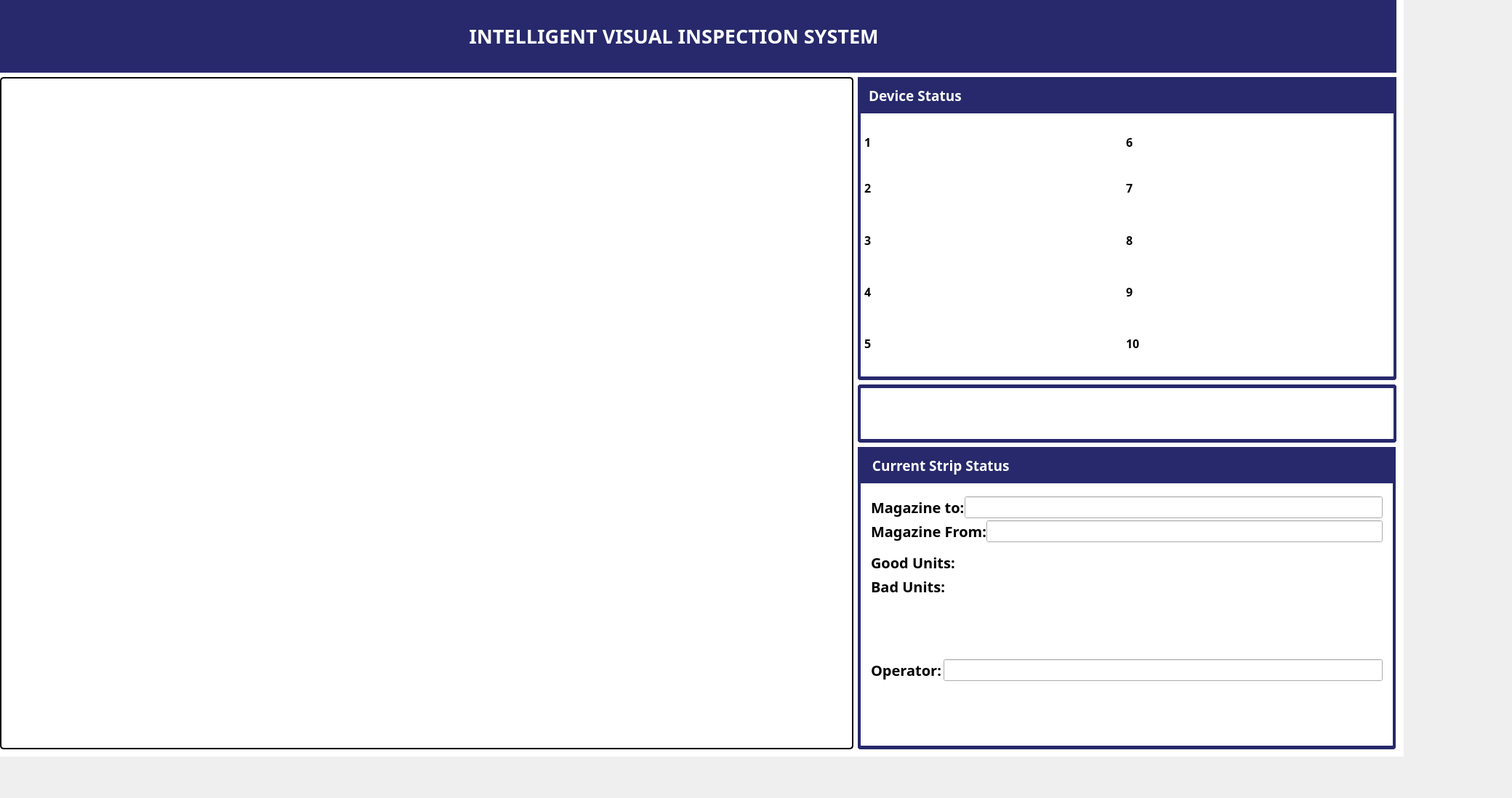
<?xml version="1.0" encoding="UTF-8"?>
<ui version="4.0">
 <class>MainWindow</class>
 <widget class="QMainWindow" name="MainWindow">
  <property name="geometry">
   <rect>
    <x>0</x>
    <y>0</y>
    <width>2080</width>
    <height>1098</height>
   </rect>
  </property>
  <property name="minimumSize">
   <size>
    <width>2080</width>
    <height>1090</height>
   </size>
  </property>
  <property name="windowTitle">
   <string>MainWindow</string>
  </property>
  <widget class="QWidget" name="centralwidget">
   <property name="minimumSize">
    <size>
     <width>2080</width>
     <height>1090</height>
    </size>
   </property>
   <widget class="QFrame" name="frame">
    <property name="geometry">
     <rect>
      <x>-10</x>
      <y>-10</y>
      <width>1941</width>
      <height>1051</height>
     </rect>
    </property>
    <property name="styleSheet">
     <string notr="true">#frame{
	background-color:white;
	 border-top: none;
}</string>
    </property>
    <property name="frameShape">
     <enum>QFrame::Shape::StyledPanel</enum>
    </property>
    <property name="frameShadow">
     <enum>QFrame::Shadow::Raised</enum>
    </property>
    <layout class="QGridLayout" name="gridLayout_12">
     <item row="0" column="0" colspan="2">
      <widget class="QWidget" name="widget" native="true">
       <property name="maximumSize">
        <size>
         <width>16777215</width>
         <height>101</height>
        </size>
       </property>
       <property name="styleSheet">
        <string notr="true">background-color: #27296c;</string>
       </property>
       <layout class="QGridLayout" name="gridLayout_8">
        <item row="0" column="0">
         <widget class="QLabel" name="label_23">
          <property name="text">
           <string/>
          </property>
          <property name="pixmap">
           <pixmap resource="../assets/images/resources.qrc">:/white_logo.png</pixmap>
          </property>
         </widget>
        </item>
        <item row="0" column="1">
         <spacer name="horizontalSpacer_3">
          <property name="orientation">
           <enum>Qt::Orientation::Horizontal</enum>
          </property>
          <property name="sizeHint" stdset="0">
           <size>
            <width>40</width>
            <height>20</height>
           </size>
          </property>
         </spacer>
        </item>
        <item row="0" column="2">
         <widget class="QLabel" name="label_24">
          <property name="font">
           <font>
            <family>Poppins</family>
            <pointsize>20</pointsize>
            <italic>false</italic>
            <bold>true</bold>
           </font>
          </property>
          <property name="styleSheet">
           <string notr="true">color:white;</string>
          </property>
          <property name="text">
           <string>INTELLIGENT VISUAL INSPECTION SYSTEM</string>
          </property>
          <property name="alignment">
           <set>Qt::AlignmentFlag::AlignCenter</set>
          </property>
         </widget>
        </item>
        <item row="0" column="3">
         <spacer name="horizontalSpacer_4">
          <property name="orientation">
           <enum>Qt::Orientation::Horizontal</enum>
          </property>
          <property name="sizeHint" stdset="0">
           <size>
            <width>40</width>
            <height>20</height>
           </size>
          </property>
         </spacer>
        </item>
        <item row="0" column="4">
         <widget class="QWidget" name="widget_4" native="true">
          <layout class="QGridLayout" name="gridLayout_9">
           <item row="0" column="1">
            <widget class="QPushButton" name="close">
             <property name="minimumSize">
              <size>
               <width>25</width>
               <height>25</height>
              </size>
             </property>
             <property name="maximumSize">
              <size>
               <width>25</width>
               <height>25</height>
              </size>
             </property>
             <property name="styleSheet">
              <string notr="true">border:none;
</string>
             </property>
             <property name="text">
              <string/>
             </property>
             <property name="icon">
              <iconset resource="../assets/images/resources.qrc">
               <normaloff>:/close_button_white.png</normaloff>:/close_button_white.png</iconset>
             </property>
             <property name="iconSize">
              <size>
               <width>18</width>
               <height>18</height>
              </size>
             </property>
            </widget>
           </item>
           <item row="1" column="1">
            <spacer name="verticalSpacer_3">
             <property name="orientation">
              <enum>Qt::Orientation::Vertical</enum>
             </property>
             <property name="sizeHint" stdset="0">
              <size>
               <width>20</width>
               <height>40</height>
              </size>
             </property>
            </spacer>
           </item>
           <item row="0" column="0">
            <widget class="QPushButton" name="minimize">
             <property name="minimumSize">
              <size>
               <width>25</width>
               <height>25</height>
              </size>
             </property>
             <property name="maximumSize">
              <size>
               <width>25</width>
               <height>25</height>
              </size>
             </property>
             <property name="styleSheet">
              <string notr="true">border:none;
</string>
             </property>
             <property name="text">
              <string/>
             </property>
             <property name="icon">
              <iconset resource="../assets/images/resources.qrc">
               <normaloff>:/minimize_whitepng.png</normaloff>:/minimize_whitepng.png</iconset>
             </property>
             <property name="iconSize">
              <size>
               <width>18</width>
               <height>18</height>
              </size>
             </property>
            </widget>
           </item>
          </layout>
         </widget>
        </item>
       </layout>
      </widget>
     </item>
     <item row="1" column="0" rowspan="3">
      <widget class="QLabel" name="live_camera">
       <property name="sizePolicy">
        <sizepolicy hsizetype="Preferred" vsizetype="Preferred">
         <horstretch>0</horstretch>
         <verstretch>0</verstretch>
        </sizepolicy>
       </property>
       <property name="minimumSize">
        <size>
         <width>1141</width>
         <height>891</height>
        </size>
       </property>
       <property name="maximumSize">
        <size>
         <width>16777215</width>
         <height>16777215</height>
        </size>
       </property>
       <property name="styleSheet">
        <string notr="true">QLabel {
    border: 2px solid black;      /* thickness, style, and color */
    border-radius: 5px;           /* optional: rounded corners */
    padding: 5px;                 /* optional: inner spacing */
}
</string>
       </property>
       <property name="text">
        <string/>
       </property>
      </widget>
     </item>
     <item row="1" column="1">
      <widget class="QWidget" name="dev_status" native="true">
       <property name="minimumSize">
        <size>
         <width>720</width>
         <height>350</height>
        </size>
       </property>
       <property name="maximumSize">
        <size>
         <width>741</width>
         <height>16777215</height>
        </size>
       </property>
       <property name="styleSheet">
        <string notr="true">#dev_status{
    border-left: 4px solid #27296c;
    border-right: 4px solid #27296c;
    border-bottom: 5px solid #27296c;
    border-top: none;
    border-radius: 4px;
    background: white;
}
</string>
       </property>
       <layout class="QVBoxLayout" name="verticalLayout_3">
        <property name="leftMargin">
         <number>0</number>
        </property>
        <property name="topMargin">
         <number>0</number>
        </property>
        <item>
         <widget class="QLabel" name="device_status">
          <property name="minimumSize">
           <size>
            <width>750</width>
            <height>40</height>
           </size>
          </property>
          <property name="maximumSize">
           <size>
            <width>750</width>
            <height>50</height>
           </size>
          </property>
          <property name="font">
           <font>
            <family>Poppins</family>
            <pointsize>14</pointsize>
            <bold>true</bold>
           </font>
          </property>
          <property name="styleSheet">
           <string notr="true">#device_status {
        background-color: #27296c;   /* dark blue header */
        color: white;
        font-weight: bold;
        font-size: 14pt;
        padding: 6px 10px;
        border: none;
        border-bottom: none;         /* so it merges with frame */
        border-top-left-radius: 1px;
        border-top-right-radius: 1px;
		border-radius:60px;
}

</string>
          </property>
          <property name="text">
           <string>Device Status</string>
          </property>
          <property name="alignment">
           <set>Qt::AlignmentFlag::AlignLeading|Qt::AlignmentFlag::AlignLeft|Qt::AlignmentFlag::AlignVCenter</set>
          </property>
         </widget>
        </item>
        <item>
         <widget class="QWidget" name="widget_22" native="true">
          <property name="minimumSize">
           <size>
            <width>0</width>
            <height>0</height>
           </size>
          </property>
          <property name="maximumSize">
           <size>
            <width>16777215</width>
            <height>16777215</height>
           </size>
          </property>
          <layout class="QGridLayout" name="gridLayout_6">
           <item row="0" column="0">
            <widget class="QLabel" name="label_5">
             <property name="maximumSize">
              <size>
               <width>20</width>
               <height>49</height>
              </size>
             </property>
             <property name="font">
              <font>
               <family>Poppins</family>
               <pointsize>12</pointsize>
               <bold>true</bold>
              </font>
             </property>
             <property name="text">
              <string>1</string>
             </property>
            </widget>
           </item>
           <item row="0" column="1">
            <widget class="QLabel" name="one">
             <property name="font">
              <font>
               <family>Poppins</family>
               <pointsize>12</pointsize>
               <bold>true</bold>
              </font>
             </property>
             <property name="text">
              <string/>
             </property>
             <property name="alignment">
              <set>Qt::AlignmentFlag::AlignCenter</set>
             </property>
            </widget>
           </item>
           <item row="2" column="0">
            <widget class="QLabel" name="label_10">
             <property name="font">
              <font>
               <family>Poppins</family>
               <pointsize>12</pointsize>
               <bold>true</bold>
              </font>
             </property>
             <property name="text">
              <string>3</string>
             </property>
            </widget>
           </item>
           <item row="4" column="0">
            <widget class="QLabel" name="label_12">
             <property name="font">
              <font>
               <family>Poppins</family>
               <pointsize>12</pointsize>
               <bold>true</bold>
              </font>
             </property>
             <property name="text">
              <string>5</string>
             </property>
            </widget>
           </item>
           <item row="3" column="0">
            <widget class="QLabel" name="label_13">
             <property name="font">
              <font>
               <family>Poppins</family>
               <pointsize>12</pointsize>
               <bold>true</bold>
              </font>
             </property>
             <property name="text">
              <string>4</string>
             </property>
            </widget>
           </item>
           <item row="1" column="0">
            <widget class="QLabel" name="label_6">
             <property name="font">
              <font>
               <family>Poppins</family>
               <pointsize>12</pointsize>
               <bold>true</bold>
              </font>
             </property>
             <property name="text">
              <string>2</string>
             </property>
            </widget>
           </item>
           <item row="0" column="2">
            <widget class="QLabel" name="label_16">
             <property name="maximumSize">
              <size>
               <width>20</width>
               <height>16777215</height>
              </size>
             </property>
             <property name="font">
              <font>
               <family>Poppins</family>
               <pointsize>12</pointsize>
               <bold>true</bold>
              </font>
             </property>
             <property name="text">
              <string>6</string>
             </property>
            </widget>
           </item>
           <item row="0" column="3">
            <widget class="QLabel" name="six">
             <property name="font">
              <font>
               <family>Poppins</family>
               <pointsize>12</pointsize>
               <bold>true</bold>
              </font>
             </property>
             <property name="text">
              <string/>
             </property>
             <property name="alignment">
              <set>Qt::AlignmentFlag::AlignCenter</set>
             </property>
            </widget>
           </item>
           <item row="1" column="3">
            <widget class="QLabel" name="seven">
             <property name="font">
              <font>
               <family>Poppins</family>
               <pointsize>12</pointsize>
               <bold>true</bold>
              </font>
             </property>
             <property name="text">
              <string/>
             </property>
             <property name="alignment">
              <set>Qt::AlignmentFlag::AlignCenter</set>
             </property>
            </widget>
           </item>
           <item row="1" column="2">
            <widget class="QLabel" name="label_18">
             <property name="font">
              <font>
               <family>Poppins</family>
               <pointsize>12</pointsize>
               <bold>true</bold>
              </font>
             </property>
             <property name="text">
              <string>7</string>
             </property>
            </widget>
           </item>
           <item row="2" column="2">
            <widget class="QLabel" name="label_20">
             <property name="font">
              <font>
               <family>Poppins</family>
               <pointsize>12</pointsize>
               <bold>true</bold>
              </font>
             </property>
             <property name="text">
              <string>8</string>
             </property>
            </widget>
           </item>
           <item row="2" column="3">
            <widget class="QLabel" name="eight">
             <property name="font">
              <font>
               <family>Poppins</family>
               <pointsize>12</pointsize>
               <bold>true</bold>
              </font>
             </property>
             <property name="text">
              <string/>
             </property>
             <property name="alignment">
              <set>Qt::AlignmentFlag::AlignCenter</set>
             </property>
            </widget>
           </item>
           <item row="3" column="2">
            <widget class="QLabel" name="label_21">
             <property name="font">
              <font>
               <family>Poppins</family>
               <pointsize>12</pointsize>
               <bold>true</bold>
              </font>
             </property>
             <property name="text">
              <string>9</string>
             </property>
            </widget>
           </item>
           <item row="3" column="3">
            <widget class="QLabel" name="nine">
             <property name="font">
              <font>
               <family>Poppins</family>
               <pointsize>12</pointsize>
               <bold>true</bold>
              </font>
             </property>
             <property name="text">
              <string/>
             </property>
             <property name="alignment">
              <set>Qt::AlignmentFlag::AlignCenter</set>
             </property>
            </widget>
           </item>
           <item row="4" column="2">
            <widget class="QLabel" name="label_22">
             <property name="font">
              <font>
               <family>Poppins</family>
               <pointsize>12</pointsize>
               <bold>true</bold>
              </font>
             </property>
             <property name="text">
              <string>10</string>
             </property>
            </widget>
           </item>
           <item row="4" column="3">
            <widget class="QLabel" name="ten">
             <property name="font">
              <font>
               <family>Poppins</family>
               <pointsize>12</pointsize>
               <bold>true</bold>
              </font>
             </property>
             <property name="text">
              <string/>
             </property>
             <property name="alignment">
              <set>Qt::AlignmentFlag::AlignCenter</set>
             </property>
            </widget>
           </item>
           <item row="1" column="1">
            <widget class="QLabel" name="two">
             <property name="font">
              <font>
               <family>Poppins</family>
               <pointsize>12</pointsize>
               <bold>true</bold>
              </font>
             </property>
             <property name="text">
              <string/>
             </property>
             <property name="alignment">
              <set>Qt::AlignmentFlag::AlignCenter</set>
             </property>
            </widget>
           </item>
           <item row="2" column="1">
            <widget class="QLabel" name="three">
             <property name="font">
              <font>
               <family>Poppins</family>
               <pointsize>12</pointsize>
               <bold>true</bold>
              </font>
             </property>
             <property name="text">
              <string/>
             </property>
             <property name="alignment">
              <set>Qt::AlignmentFlag::AlignCenter</set>
             </property>
            </widget>
           </item>
           <item row="3" column="1">
            <widget class="QLabel" name="four">
             <property name="font">
              <font>
               <family>Poppins</family>
               <pointsize>12</pointsize>
               <bold>true</bold>
              </font>
             </property>
             <property name="text">
              <string/>
             </property>
             <property name="alignment">
              <set>Qt::AlignmentFlag::AlignCenter</set>
             </property>
            </widget>
           </item>
           <item row="4" column="1">
            <widget class="QLabel" name="five">
             <property name="font">
              <font>
               <family>Poppins</family>
               <pointsize>12</pointsize>
               <bold>true</bold>
              </font>
             </property>
             <property name="text">
              <string/>
             </property>
             <property name="alignment">
              <set>Qt::AlignmentFlag::AlignCenter</set>
             </property>
            </widget>
           </item>
          </layout>
         </widget>
        </item>
       </layout>
      </widget>
     </item>
     <item row="2" column="1">
      <widget class="QFrame" name="ini_frame">
       <property name="minimumSize">
        <size>
         <width>0</width>
         <height>0</height>
        </size>
       </property>
       <property name="maximumSize">
        <size>
         <width>741</width>
         <height>80</height>
        </size>
       </property>
       <property name="styleSheet">
        <string notr="true">#ini_frame{
    border-left: 4px solid #27296c;
    border-right: 4px solid #27296c;
    border-bottom: 5px solid #27296c;
	border-top:5px solid #27296c;
    border-radius: 4px;
    background: white;
}
</string>
       </property>
       <property name="frameShape">
        <enum>QFrame::Shape::StyledPanel</enum>
       </property>
       <property name="frameShadow">
        <enum>QFrame::Shadow::Raised</enum>
       </property>
       <layout class="QGridLayout" name="gridLayout_10">
        <item row="0" column="0">
         <widget class="QPushButton" name="action_button">
          <property name="minimumSize">
           <size>
            <width>41</width>
            <height>41</height>
           </size>
          </property>
          <property name="maximumSize">
           <size>
            <width>41</width>
            <height>41</height>
           </size>
          </property>
          <property name="font">
           <font>
            <family>Poppins</family>
            <pointsize>20</pointsize>
           </font>
          </property>
          <property name="styleSheet">
           <string notr="true">border:none;</string>
          </property>
          <property name="text">
           <string/>
          </property>
          <property name="icon">
           <iconset resource="../assets/images/resources.qrc">
            <normaloff>:/play.png</normaloff>
            <disabledoff>:/pause.png</disabledoff>
            <activeon>:/pause.png</activeon>:/play.png</iconset>
          </property>
          <property name="iconSize">
           <size>
            <width>32</width>
            <height>32</height>
           </size>
          </property>
          <property name="checkable">
           <bool>true</bool>
          </property>
         </widget>
        </item>
        <item row="0" column="1">
         <widget class="QPushButton" name="export_button">
          <property name="minimumSize">
           <size>
            <width>51</width>
            <height>41</height>
           </size>
          </property>
          <property name="maximumSize">
           <size>
            <width>51</width>
            <height>41</height>
           </size>
          </property>
          <property name="font">
           <font>
            <family>Poppins</family>
            <pointsize>20</pointsize>
           </font>
          </property>
          <property name="styleSheet">
           <string notr="true">QPushButton {
    border: none;
    padding: 6px 12px;
}

QPushButton:pressed {
    padding-top: 8px;
    padding-bottom: 5px;
}
</string>
          </property>
          <property name="text">
           <string/>
          </property>
          <property name="icon">
           <iconset resource="../assets/images/resources.qrc">
            <normaloff>:/export.png</normaloff>:/export.png</iconset>
          </property>
          <property name="iconSize">
           <size>
            <width>46</width>
            <height>46</height>
           </size>
          </property>
          <property name="checkable">
           <bool>true</bool>
          </property>
         </widget>
        </item>
       </layout>
      </widget>
     </item>
     <item row="3" column="1">
      <widget class="QWidget" name="strip" native="true">
       <property name="minimumSize">
        <size>
         <width>740</width>
         <height>350</height>
        </size>
       </property>
       <property name="maximumSize">
        <size>
         <width>740</width>
         <height>16777215</height>
        </size>
       </property>
       <property name="styleSheet">
        <string notr="true">#strip{
    border-left: 4px solid #27296c;
    border-right: 4px solid #27296c;
    border-bottom: 5px solid #27296c;
    border-top: none;
    border-radius: 4px;
    background: white;
}
</string>
       </property>
       <layout class="QVBoxLayout" name="verticalLayout_4">
        <property name="leftMargin">
         <number>0</number>
        </property>
        <property name="topMargin">
         <number>0</number>
        </property>
        <item>
         <widget class="QLabel" name="current_qlabel">
          <property name="minimumSize">
           <size>
            <width>750</width>
            <height>40</height>
           </size>
          </property>
          <property name="maximumSize">
           <size>
            <width>750</width>
            <height>50</height>
           </size>
          </property>
          <property name="font">
           <font>
            <family>Poppins</family>
            <pointsize>14</pointsize>
            <bold>true</bold>
           </font>
          </property>
          <property name="styleSheet">
           <string notr="true">#current_qlabel{
        background-color: #27296c;   /* dark blue header */
        color: white;
        font-weight: bold;
        font-size: 14pt;
        padding: 6px 10px;
        border: none;
        border-bottom: none;         /* so it merges with frame */
        border-top-left-radius: 1px;
        border-top-right-radius: 1px;
		border-radius:60px;
}

</string>
          </property>
          <property name="text">
           <string> Current Strip Status</string>
          </property>
          <property name="alignment">
           <set>Qt::AlignmentFlag::AlignLeading|Qt::AlignmentFlag::AlignLeft|Qt::AlignmentFlag::AlignVCenter</set>
          </property>
         </widget>
        </item>
        <item>
         <widget class="QWidget" name="widget_23" native="true">
          <property name="minimumSize">
           <size>
            <width>0</width>
            <height>0</height>
           </size>
          </property>
          <property name="maximumSize">
           <size>
            <width>16777215</width>
            <height>16777215</height>
           </size>
          </property>
          <layout class="QGridLayout" name="gridLayout_11">
           <item row="2" column="0">
            <widget class="QWidget" name="widget_68" native="true">
             <property name="minimumSize">
              <size>
               <width>250</width>
               <height>30</height>
              </size>
             </property>
             <property name="maximumSize">
              <size>
               <width>16777215</width>
               <height>16777215</height>
              </size>
             </property>
             <layout class="QHBoxLayout" name="horizontalLayout_20">
              <property name="spacing">
               <number>0</number>
              </property>
              <property name="topMargin">
               <number>0</number>
              </property>
              <property name="rightMargin">
               <number>0</number>
              </property>
              <property name="bottomMargin">
               <number>0</number>
              </property>
              <item>
               <widget class="QLabel" name="label_78">
                <property name="minimumSize">
                 <size>
                  <width>100</width>
                  <height>30</height>
                 </size>
                </property>
                <property name="maximumSize">
                 <size>
                  <width>100</width>
                  <height>30</height>
                 </size>
                </property>
                <property name="font">
                 <font>
                  <family>Poppins</family>
                  <pointsize>15</pointsize>
                  <bold>true</bold>
                 </font>
                </property>
                <property name="text">
                 <string>Operator:</string>
                </property>
               </widget>
              </item>
              <item>
               <widget class="QLineEdit" name="operator_lineEdit">
                <property name="sizePolicy">
                 <sizepolicy hsizetype="Preferred" vsizetype="Preferred">
                  <horstretch>0</horstretch>
                  <verstretch>0</verstretch>
                 </sizepolicy>
                </property>
                <property name="minimumSize">
                 <size>
                  <width>167</width>
                  <height>30</height>
                 </size>
                </property>
                <property name="maximumSize">
                 <size>
                  <width>16777215</width>
                  <height>30</height>
                 </size>
                </property>
                <property name="font">
                 <font>
                  <family>Poppins</family>
                  <pointsize>12</pointsize>
                 </font>
                </property>
               </widget>
              </item>
             </layout>
            </widget>
           </item>
           <item row="1" column="0">
            <widget class="QWidget" name="widget_69" native="true">
             <property name="minimumSize">
              <size>
               <width>0</width>
               <height>0</height>
              </size>
             </property>
             <property name="maximumSize">
              <size>
               <width>16777215</width>
               <height>70</height>
              </size>
             </property>
             <layout class="QVBoxLayout" name="verticalLayout_15">
              <property name="spacing">
               <number>0</number>
              </property>
              <property name="leftMargin">
               <number>0</number>
              </property>
              <property name="topMargin">
               <number>0</number>
              </property>
              <property name="rightMargin">
               <number>0</number>
              </property>
              <property name="bottomMargin">
               <number>0</number>
              </property>
              <item>
               <widget class="QWidget" name="widget_70" native="true">
                <property name="minimumSize">
                 <size>
                  <width>0</width>
                  <height>0</height>
                 </size>
                </property>
                <property name="maximumSize">
                 <size>
                  <width>16777215</width>
                  <height>30</height>
                 </size>
                </property>
                <layout class="QHBoxLayout" name="horizontalLayout_35">
                 <property name="spacing">
                  <number>0</number>
                 </property>
                 <property name="leftMargin">
                  <number>9</number>
                 </property>
                 <property name="topMargin">
                  <number>0</number>
                 </property>
                 <property name="rightMargin">
                  <number>0</number>
                 </property>
                 <property name="bottomMargin">
                  <number>0</number>
                 </property>
                 <item>
                  <widget class="QLabel" name="label_82">
                   <property name="minimumSize">
                    <size>
                     <width>120</width>
                     <height>0</height>
                    </size>
                   </property>
                   <property name="maximumSize">
                    <size>
                     <width>120</width>
                     <height>16777215</height>
                    </size>
                   </property>
                   <property name="font">
                    <font>
                     <family>Poppins</family>
                     <pointsize>15</pointsize>
                     <bold>true</bold>
                    </font>
                   </property>
                   <property name="text">
                    <string>Good Units:</string>
                   </property>
                  </widget>
                 </item>
                 <item>
                  <widget class="QLabel" name="good_unit_label">
                   <property name="minimumSize">
                    <size>
                     <width>0</width>
                     <height>0</height>
                    </size>
                   </property>
                   <property name="maximumSize">
                    <size>
                     <width>16777215</width>
                     <height>16777215</height>
                    </size>
                   </property>
                   <property name="font">
                    <font>
                     <family>Poppins</family>
                     <pointsize>12</pointsize>
                    </font>
                   </property>
                   <property name="text">
                    <string/>
                   </property>
                   <property name="margin">
                    <number>-1</number>
                   </property>
                   <property name="indent">
                    <number>-3</number>
                   </property>
                  </widget>
                 </item>
                </layout>
               </widget>
              </item>
              <item>
               <widget class="QWidget" name="widget_71" native="true">
                <property name="minimumSize">
                 <size>
                  <width>0</width>
                  <height>0</height>
                 </size>
                </property>
                <property name="maximumSize">
                 <size>
                  <width>16777215</width>
                  <height>30</height>
                 </size>
                </property>
                <layout class="QHBoxLayout" name="horizontalLayout_26">
                 <property name="spacing">
                  <number>0</number>
                 </property>
                 <property name="topMargin">
                  <number>0</number>
                 </property>
                 <property name="rightMargin">
                  <number>0</number>
                 </property>
                 <property name="bottomMargin">
                  <number>0</number>
                 </property>
                 <item>
                  <widget class="QLabel" name="label_73">
                   <property name="minimumSize">
                    <size>
                     <width>110</width>
                     <height>0</height>
                    </size>
                   </property>
                   <property name="maximumSize">
                    <size>
                     <width>110</width>
                     <height>16777215</height>
                    </size>
                   </property>
                   <property name="font">
                    <font>
                     <family>Poppins</family>
                     <pointsize>15</pointsize>
                     <bold>true</bold>
                    </font>
                   </property>
                   <property name="text">
                    <string>Bad Units:</string>
                   </property>
                  </widget>
                 </item>
                 <item>
                  <widget class="QLabel" name="bad_unit_label_2">
                   <property name="minimumSize">
                    <size>
                     <width>0</width>
                     <height>0</height>
                    </size>
                   </property>
                   <property name="maximumSize">
                    <size>
                     <width>16777215</width>
                     <height>16777215</height>
                    </size>
                   </property>
                   <property name="font">
                    <font>
                     <family>Poppins</family>
                     <pointsize>12</pointsize>
                    </font>
                   </property>
                   <property name="text">
                    <string/>
                   </property>
                   <property name="margin">
                    <number>-1</number>
                   </property>
                   <property name="indent">
                    <number>-3</number>
                   </property>
                  </widget>
                 </item>
                </layout>
               </widget>
              </item>
             </layout>
            </widget>
           </item>
           <item row="0" column="0">
            <widget class="QWidget" name="widget_72" native="true">
             <property name="minimumSize">
              <size>
               <width>0</width>
               <height>0</height>
              </size>
             </property>
             <property name="maximumSize">
              <size>
               <width>16777215</width>
               <height>70</height>
              </size>
             </property>
             <layout class="QVBoxLayout" name="verticalLayout_12">
              <property name="spacing">
               <number>0</number>
              </property>
              <property name="leftMargin">
               <number>0</number>
              </property>
              <property name="topMargin">
               <number>0</number>
              </property>
              <property name="rightMargin">
               <number>0</number>
              </property>
              <property name="bottomMargin">
               <number>0</number>
              </property>
              <item>
               <widget class="QWidget" name="widget_73" native="true">
                <property name="minimumSize">
                 <size>
                  <width>0</width>
                  <height>0</height>
                 </size>
                </property>
                <property name="maximumSize">
                 <size>
                  <width>16777215</width>
                  <height>30</height>
                 </size>
                </property>
                <layout class="QHBoxLayout" name="horizontalLayout_27">
                 <property name="spacing">
                  <number>0</number>
                 </property>
                 <property name="topMargin">
                  <number>0</number>
                 </property>
                 <property name="rightMargin">
                  <number>0</number>
                 </property>
                 <property name="bottomMargin">
                  <number>0</number>
                 </property>
                 <item>
                  <widget class="QLabel" name="label_74">
                   <property name="minimumSize">
                    <size>
                     <width>0</width>
                     <height>0</height>
                    </size>
                   </property>
                   <property name="maximumSize">
                    <size>
                     <width>16777215</width>
                     <height>16777215</height>
                    </size>
                   </property>
                   <property name="font">
                    <font>
                     <family>Poppins</family>
                     <pointsize>15</pointsize>
                     <bold>true</bold>
                    </font>
                   </property>
                   <property name="text">
                    <string>Magazine to:</string>
                   </property>
                  </widget>
                 </item>
                 <item>
                  <widget class="QLineEdit" name="magazine_to">
                   <property name="minimumSize">
                    <size>
                     <width>0</width>
                     <height>0</height>
                    </size>
                   </property>
                   <property name="maximumSize">
                    <size>
                     <width>16777215</width>
                     <height>16777215</height>
                    </size>
                   </property>
                   <property name="font">
                    <font>
                     <family>Poppins</family>
                     <pointsize>12</pointsize>
                    </font>
                   </property>
                  </widget>
                 </item>
                </layout>
               </widget>
              </item>
              <item>
               <widget class="QWidget" name="widget_74" native="true">
                <property name="minimumSize">
                 <size>
                  <width>250</width>
                  <height>30</height>
                 </size>
                </property>
                <property name="maximumSize">
                 <size>
                  <width>16777215</width>
                  <height>30</height>
                 </size>
                </property>
                <layout class="QHBoxLayout" name="horizontalLayout_36">
                 <property name="spacing">
                  <number>0</number>
                 </property>
                 <property name="topMargin">
                  <number>0</number>
                 </property>
                 <property name="rightMargin">
                  <number>0</number>
                 </property>
                 <property name="bottomMargin">
                  <number>0</number>
                 </property>
                 <item>
                  <widget class="QLabel" name="label_83">
                   <property name="minimumSize">
                    <size>
                     <width>90</width>
                     <height>30</height>
                    </size>
                   </property>
                   <property name="maximumSize">
                    <size>
                     <width>180</width>
                     <height>30</height>
                    </size>
                   </property>
                   <property name="font">
                    <font>
                     <family>Poppins</family>
                     <pointsize>15</pointsize>
                     <bold>true</bold>
                    </font>
                   </property>
                   <property name="text">
                    <string>Magazine From:</string>
                   </property>
                  </widget>
                 </item>
                 <item>
                  <widget class="QLineEdit" name="magazine_from">
                   <property name="minimumSize">
                    <size>
                     <width>0</width>
                     <height>0</height>
                    </size>
                   </property>
                   <property name="maximumSize">
                    <size>
                     <width>16777215</width>
                     <height>16777215</height>
                    </size>
                   </property>
                   <property name="font">
                    <font>
                     <family>Poppins</family>
                     <pointsize>12</pointsize>
                    </font>
                   </property>
                  </widget>
                 </item>
                </layout>
               </widget>
              </item>
             </layout>
            </widget>
           </item>
          </layout>
         </widget>
        </item>
       </layout>
      </widget>
     </item>
    </layout>
   </widget>
  </widget>
 </widget>
 <resources>
  <include location="../assets/images/resources.qrc"/>
 </resources>
 <connections/>
</ui>
